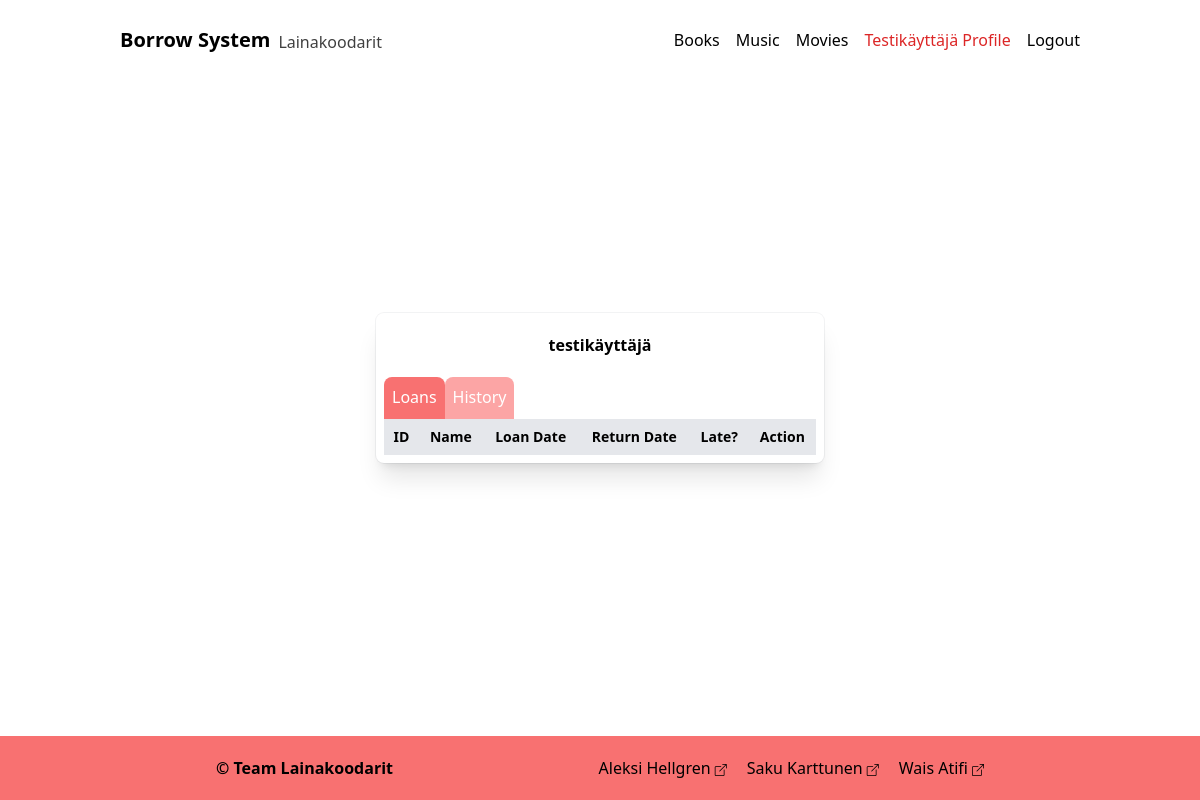
The page /account/profile/ (signed in) on the database as committed earlier.
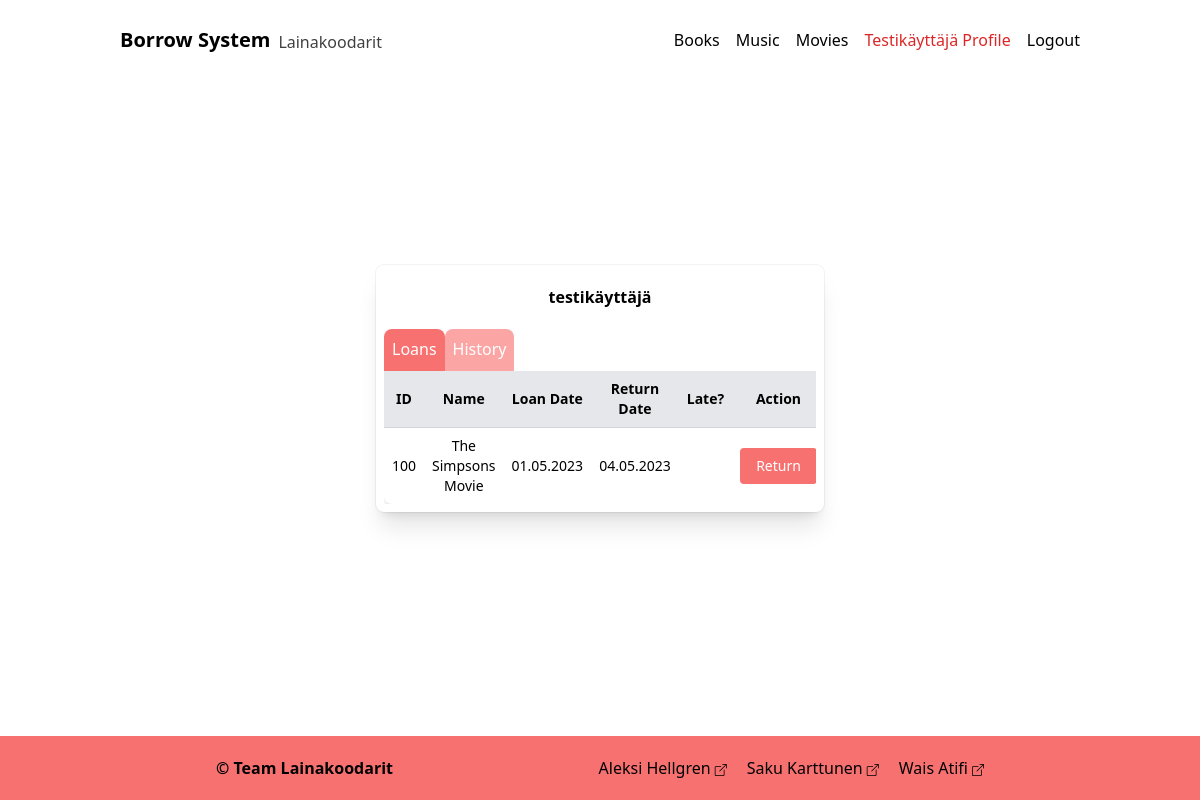
The same page on the database as committed later.
### borrow/models.py (models this page shows, shortened)
class Event(models.Model):
    user = models.ForeignKey(
        to=User, on_delete=models.CASCADE, default=None)
    product = models.ForeignKey(
        to=Product, on_delete=models.CASCADE, default=None)
    loaned_date = models.DateField(auto_now_add=True)
    return_date = models.DateTimeField(blank=True, null=True, editable=False)
    actual_return_date = models.DateTimeField(
        blank=True, null=True, editable=False)
    last_update = models.DateTimeField(auto_now=True)
    class Meta:
        ordering = ['actual_return_date', '-last_update']

class Product(models.Model):
    name = models.CharField(max_length=50)
    genre = models.CharField(max_length=30)
    description = models.TextField(
        max_length=750, default="description not available")
    date_added = models.DateField(auto_now_add=True)
    author = models.ManyToManyField(Author)
    category = models.CharField(max_length=30)
    amount = models.SmallIntegerField(default=0)
    loaned_amount = models.SmallIntegerField(default=0, editable=False)
    genre = models.CharField(max_length=30, blank=True, null=True)
    language = models.CharField(max_length=30, blank=True, null=True)
    image = models.ImageField(
        upload_to="images/", blank=True, null=True)
    thumbnail = models.CharField(
        max_length=75, blank=True, null=True, editable=False)
    class Meta:
        ordering = ["name"]

### account/views.py (the view)
# urls.py: path('profile/', UserProfileView.as_view(), name='profile'),
class UserProfileView(LoginRequiredMixin, DetailView):
    model = UserProfile
    template_name = 'profile/user_profile.html'
    context_object_name = 'profile'
    def get_object(self):
        return self.request.user.userprofile
    def get_context_data(self, **kwargs):
        context = super().get_context_data(**kwargs)
        context['user_loans'] = Event.objects.filter(user=self.request.user)
        today_datetime = timezone.make_aware(datetime.combine(timezone.localtime(timezone.now()).date(), time.min))
        for loan in context['user_loans']:
            loan.is_late = today_datetime > loan.return_date
        return context

### borrow/templates/profile/user_profile.html (shortened to what this page needs)
{% extends "base.html" %}
{% block scripts %}
{% load static %}
{% endblock %}
{% block content %}
<section class="relative bg-white p-2 shadow-xl ring-1 ring-gray-900/5 sm:mx-auto sm:max-w-md sm:rounded-lg mb-10">
    <div class="text-center font-bold mb-5 ">
        <div class="mt-3">
            <h1>{{ user.username }}</h1>
        </div>
        {% if not user_loans %}
        <div class="mt-10">
        <i class="bi bi-exclamation-triangle-fill text-2xl" style="color: rgb(248 113 113);"></i>
        </div>
        <p>No loans found</p>
        {% else %}
    </div>
    <div>
        <ul class="flex list-none flex-row flex-wrap border-b-0 pl-0" id="tabs-tab3" role="tablist" data-te-nav-ref>
            <li role="presentation">
                <a href="#tabs-home3"
                    class=" inline-block p-2 border-b-2 border-transparent bg-red-400 text-white rounded-t-lg hover:underline hover:bg-red-400 "
                    id="tabs-home-tab3" data-te-toggle="pill" data-te-target="#tabs-home3" data-te-nav-active role="tab"
                    aria-controls="tabs-home3" aria-selected="true">Loans</a>
            </li>
            <li role="presentation">
                <a href="#tabs-profile3"
                    class="inline-block p-2 border-b-2 border-transparent bg-red-300 text-white rounded-t-lg hover:underline hover:bg-red-400"
                    id="tabs-profile-tab3" data-te-toggle="pill" data-te-target="#tabs-profile3" role="tab"
                    aria-controls="tabs-profile3" aria-selected="false">History</a>
            </li>
        </ul>
    </div>
    <div class="h-[height-value] overflow-y-auto">
        <div class="hidden opacity-100 transition-opacity duration-150 ease-linear data-[te-tab-active]:block"
            id="tabs-home3" role="tabpanel" data-te-tab-active aria-labelledby="tabs-home-tab3">
            <div class="container px-2 sm:px-0 text-center">
                {% for event in user_loans reversed %}
                {% if forloop.first %}
                <table class=" w-full bg-white rounded-lg shadow-md text-sm mx-auto">
                    <thead class="bg-gray-200">
                        <tr>
                            <th class="p-2">ID</th>
                            <th class="p-2">Name</th>
                            <th class="p-2">Loan Date</th>
                            <th class="p-2">Return Date</th>
                            <th class="p-2">Late?</th>
                            <th class="p-2">Action</th>
                        </tr>
                    </thead>
                    {% endif %}
                    <tbody>
                        {% if event.actual_return_date == None %}
                        <tr class="border-t border-gray-300 ">
                            <td class="p-2">{{ event.id }}</td>
                            <td class="p-2"> {{ event.product.name }}</td>
                            <td class="p-2">{{ event.loaned_date|date:"d.m.Y" }}</td>
                            <td class="p-2">{{ event.return_date|date:"d.m.Y" }}</td>
                            <td class="p-2">
                            </td>
                            <td class="p-2">
                                <form method="post" action="{% url 'account:return_loan' %}">
                                    <button type="submit"
                                        class="bg-red-400 text-white py-2 px-4 rounded hover:underline">Return</button>
                            </td>
                        </tr>
                        {% endif %}
                        {% endfor %}
                    </tbody>
                </table>
            </div>
        </div>
    </section>
    {% endif %}
</div>
{% endblock %}

Rows that differ between the two databases and show on the page:
added Event: id "100", product.name "The Simpsons Movie", loaned_date "01.05.2023", return_date "04.05.2023"
